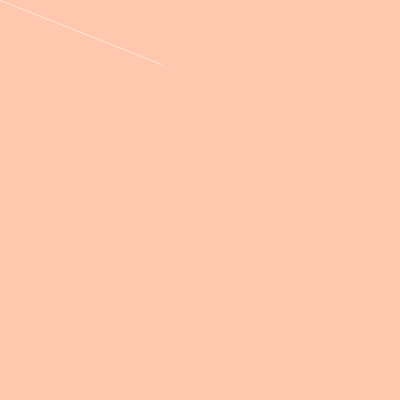
Frame 1 (no input)
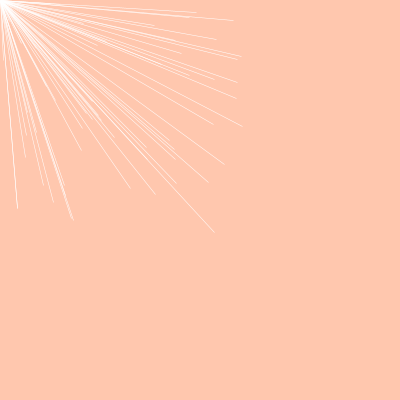
Frame 60 (the mouse pressed at the canvas centre just before this capture)
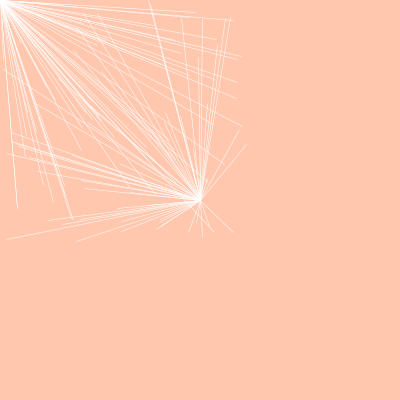
Frame 120 (the mouse held since frame 60 and released just before this capture)

The Processing sketch that drew these frames (run headless with seeded random() and noise(); from frame 60 on, the mouse is pressed at the canvas centre):

// Processing sketch: processing_27280
// ── processing_27280.pde

void setup() {
  size(400,400);
  background(255,199,174);
  strokeWeight(.5);
  stroke(255);
}

void draw() {
  fill(198,227,171);
  triangle(random(250),random(250),mouseX,mouseY,mouseX,mouseY);
}               
